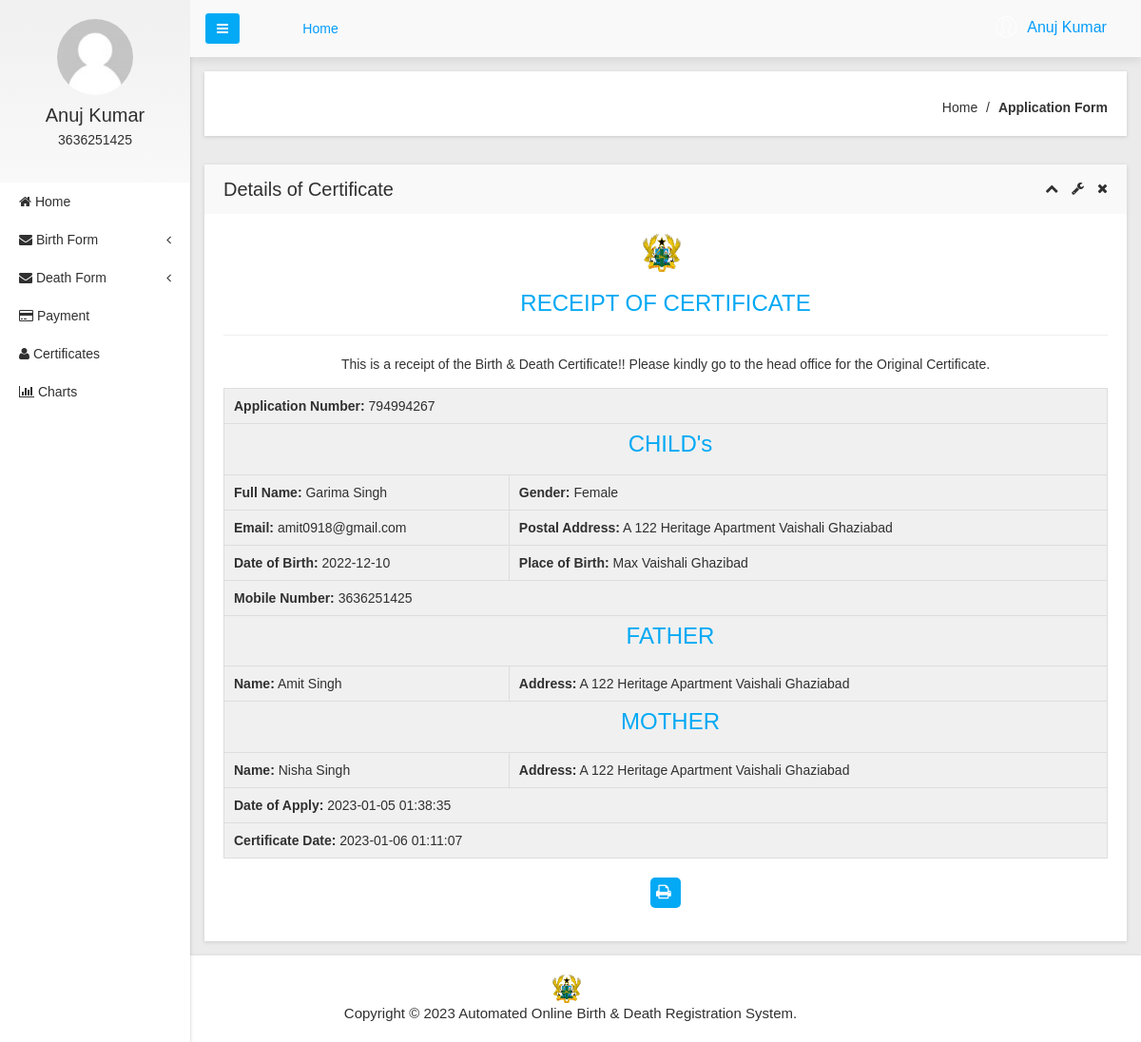
/user/certificates.php?viewid=1 (signed in), run on the app's committed database.
### tables this page shows
CREATE TABLE `tbluser` (
  `ID` int(10) NOT NULL,
  `FirstName` varchar(200) DEFAULT NULL,
  `LastName` varchar(200) DEFAULT NULL,
  `MobileNumber` bigint(10) DEFAULT NULL,
  `Address` mediumtext DEFAULT NULL,
  `Password` varchar(200) NOT NULL,
  `RegDate` timestamp NULL DEFAULT current_timestamp()
);

CREATE TABLE `tblapplication` (
  `ID` int(10) NOT NULL,
  `UserID` int(5) NOT NULL,
  `ApplicationID` varchar(200) DEFAULT NULL,
  `DateofBirth` varchar(200) DEFAULT NULL,
  `Gender` varchar(50) DEFAULT NULL,
  `FullName` varchar(200) DEFAULT NULL,
  `PlaceofBirth` varchar(200) DEFAULT NULL,
  `NameofFather` varchar(200) DEFAULT NULL,
  `NameOfMother` varchar(120) DEFAULT NULL,
  `PermanentAdd` mediumtext DEFAULT NULL,
  `PostalAdd` mediumtext DEFAULT NULL,
  `MobileNumber` bigint(10) DEFAULT NULL,
  `Email` varchar(200) DEFAULT NULL,
  `Dateofapply` timestamp NULL DEFAULT current_timestamp(),
  `Remark` varchar(200) DEFAULT NULL,
  `Status` varchar(50) DEFAULT NULL,
  `UpdationDate` timestamp NULL DEFAULT NULL ON UPDATE current_timestamp()
);

### user/certificates.php (the view, shortened to what this page needs)
<?php
include('includes/dbconnection.php');
if (strlen($_SESSION['obcsuid']==0)) {
  header('location:logout.php');
  } else{
  ?>
<!doctype html>
<html class="no-js" lang="en">
<head>
    <link rel="stylesheet" href="css/bootstrap.min.css">
    <link rel="stylesheet" href="css/font-awesome.min.css">
    <link rel="stylesheet" href="css/adminpro-custon-icon.css">
    <link rel="stylesheet" href="css/meanmenu.min.css">
    <link rel="stylesheet" href="css/jquery.mCustomScrollbar.min.css">
    <link rel="stylesheet" href="css/animate.css">
    <link rel="stylesheet" href="css/data-table/bootstrap-table.css">
    <link rel="stylesheet" href="css/data-table/bootstrap-editable.css">
    <link rel="stylesheet" href="css/normalize.css">
    <link rel="stylesheet" href="css/c3.min.css">
    <link rel="stylesheet" href="style.css">
    <link rel="stylesheet" href="css/responsive.css">
</head>
<body class="materialdesign">
    <div class="wrapper-pro">
      <?php include_once('includes/sidebar.php');?>
        <?php include_once('includes/header.php');?>
            <div class="breadcome-area mg-b-30 small-dn">
                <div class="container-fluid">
                    <div class="row">
                        <div class="col-lg-12">
                            <div class="breadcome-list shadow-reset">
                                <div class="row">
                                    <div class="col-lg-12">
                                        <ul class="breadcome-menu">
                                            <li><a href="dashboard.php">Home</a> <span class="bread-slash">/</span>
                                            </li>
                                            <li><span class="bread-blod">Application Form</span>
                                            </li>
                                        </ul>
                                    </div>
                                </div>
                            </div>
                        </div>
                    </div>
                </div>
            </div>
<div class="data-table-area mg-b-15">
    <div class="container-fluid">
        <div class="row">
            <div class="col-lg-12">
                <div class="sparkline13-list shadow-reset">
                    <div class="sparkline13-hd">
                        <div class="main-sparkline13-hd">
                            <h1>Details of Certificate</h1>
                            <div class="sparkline13-outline-icon">
                                <span class="sparkline13-collapse-link"><i class="fa fa-chevron-up"></i></span>
                                <span><i class="fa fa-wrench"></i></span>
                                <span class="sparkline13-collapse-close"><i class="fa fa-times"></i></span>
                            </div>
                        </div>
                    </div>
                    <div class="sparkline13-graph">
                        <div id="exampl">
                          <div style="text-align: center; margin-bottom: 20px;">
                                <img src="img/logo/l1.png" alt="Logo" style=" vertical-align: middle; margin-right: 8px;width: 40px; height: 40px;">
                                </div>
                            <div class="datatable-dashv1-list custom-datatable-overright">
                                <h3 style="text-align: center; color:#03a9f4;">RECEIPT OF CERTIFICATE</h3>
                                <hr color="#eee"/>
                                        <p align="center">This is a receipt of the Birth & Death Certificate!! Please kindly go to the head office for the Original Certificate.</p>
                                <?php
                                $vid=$_GET['viewid'];
                                $sql="SELECT tblapplication.*,tbluser.FirstName,tbluser.LastName,tbluser.MobileNumber,tbluser.Address from  tblapplication join  tbluser on tblapplication.UserID=tbluser.ID where tblapplication.ID=:vid and  tblapplication.Status='Verified'";
                                $query = $dbh->prepare($sql);
                                $query->bindParam(':vid', $vid, PDO::PARAM_STR);
                                $query->execute();
                                $results=$query->fetchAll(PDO::FETCH_OBJ);
                                foreach($results as $row)
                                {
                                    $certgendate=$row->UpdationDate;
                                ?>
                                <div class="table-responsive">
    <table align="center" border="1 solid #03a9f4" class="table table-bordered">
        <tr align="center">
            <td colspan="4"  >
                <strong> Application Number:</strong> <?php echo $row->ApplicationID; ?>
            </td>
        </tr>
        <tr align="center">
            <td colspan="3">
                <h3 style="text-align: center; color:#03a9f4;">CHILD's</h3>
            </td>
        </tr>
        <tr>
            <td colspan="2">
                <strong>Full Name:</strong> <?php echo $row->FullName; ?>
            </td>
            <td colspan="2">
                <strong>Gender:</strong> <?php echo $row->Gender; ?>
            </td>
        </tr>
        <tr>
          <td colspan="2">
                <strong>Email:</strong> <?php echo $row->Email; ?>
            </td>
            <td colspan="2">
                <strong>Postal Address:</strong> <?php echo $row->PostalAdd; ?>
            </td>
        </tr>
        <tr>
            <td colspan="2">
                <strong>Date of Birth:</strong> <?php echo $row->DateofBirth; ?>
            </td>
            <td colspan="2">
                <strong>Place of Birth:</strong> <?php echo $row->PlaceofBirth; ?>
            </td>
        </tr>
        <tr align="center">
        <td colspan="4">
                <strong>Mobile Number:</strong> <?php echo $row->MobileNumber; ?>
            </td>
        </tr>
        <tr align="center">
            <td colspan="3">
                <h3 style="text-align: center; color:#03a9f4;">FATHER</h3>
            </td>
        </tr>
        <tr>
            <td colspan="2">
                <strong>Name:</strong> <?php echo $row->NameofFather; ?>
            </td>
            <td colspan="2">
                <strong>Address:</strong> <?php echo $row->PermanentAdd; ?>
            </td>
        </tr>
        <tr align="center">
            <td colspan="3">
                <h3 style="text-align: center; color:#03a9f4;">MOTHER</h3>
            </td>
        </tr>
        <tr>
            <td colspan="2">
                <strong>Name:</strong> <?php echo $row->NameOfMother; ?>
            </td>
            <td colspan="2">
                <strong>Address:</strong> <?php echo $row->PermanentAdd; ?>
            </td>
        </tr>
        <tr align="center">
          <td colspan="4">
                <strong>Date of Apply: </strong> <?php echo $row->Dateofapply; ?>
            </td>
        </tr>
        <tr align="center">
          <td colspan="4">
                <strong style="text-align: center;">Certificate Date: </strong><?php echo htmlentities($certgendate); ?>
            </td>
        </tr>
    </table>
                                </div>
                                <?php } ?>
                                <button id="printButton" type="submit" style="margin-bottom: 15px; background: #03a9f4; color:#fff; border:none; padding: 6px; border-radius: 5px;" onclick="CallPrint(this.value)">
                                    <i class="fa fa-print fa-2x" style="cursor: pointer; margin-right: 4px; font-size:17px;"></i>
                                </button>
                            </div>
                        </div>
                    </div>
                </div>
            </div>
        </div>
    </div>
</div>
        </div>
    </div>
  <?php include_once('includes/footer.php');?>
</body>
</html><?php }  ?>

### user/includes/sidebar.php (shortened to what this page needs)
<?php
include('includes/dbconnection.php');
if (strlen($_SESSION['obcsuid']==0)) {
  header('location:logout.php');
  } else{
  ?>
  <div class="left-sidebar-pro">
            <nav id="sidebar">
                <div class="sidebar-header">
                     <?php
$uid=$_SESSION['obcsuid'];
$sql="SELECT FirstName,LastName,MobileNumber from  tbluser where ID=:uid";
$query = $dbh -> prepare($sql);
$query->bindParam(':uid',$uid,PDO::PARAM_STR);
$query->execute();
$results=$query->fetchAll(PDO::FETCH_OBJ);
$cnt=1;
if($query->rowCount() > 0)
{
foreach($results as $row)
{               ?>
                    <a href="#"><img src="img/message/avatar.jpg" alt="" />
                    </a>
                    <h3><?php  echo $row->FirstName;?>  <?php  echo $row->LastName;?></h3>
                    <p><?php  echo $row->MobileNumber;?></p><?php $cnt=$cnt+1;}} ?>
                </div>
                <div class="left-custom-menu-adp-wrap">
                    <ul class="nav navbar-nav left-sidebar-menu-pro">
                        <li class="nav-item">
                            <a href="dashboard.php" role="button" aria-expanded="false"><i class="fa big-icon fa-home"></i> <span class="mini-dn">Home</span> </a>
                        </li>
                        <li class="nav-item"><a href="#" data-toggle="dropdown" role="button" aria-expanded="false" class="nav-link dropdown-toggle"><i class="fa big-icon fa-envelope"></i> <span class="mini-dn">Birth Form</span> <span class="indicator-right-menu mini-dn"><i class="fa indicator-mn fa-angle-left"></i></span></a>
                        </li>
                        <li class="nav-item"><a href="#" data-toggle="dropdown" role="button" aria-expanded="false" class="nav-link dropdown-toggle"><i class="fa big-icon fa-envelope"></i> <span class="mini-dn">Death Form</span> <span class="indicator-right-menu mini-dn"><i class="fa indicator-mn fa-angle-left"></i></span></a>
                        </li>
                        <li class="nav-item">
                            <a href="includes/pay.php" role="button" aria-expanded="false"><i class="fa fa-credit-card"></i> <span class="mini-dn">Payment</span> </a>
                        </li>
                       <li class="nav-item">
                            <a href="certificates-list.php" role="button" aria-expanded="false"><i class="fa big-icon fa-user"></i> <span class="mini-dn">Certificates</span> </a>
                        </li>
                        <li class="nav-item">
                            <a href="includes/data.php" role="button" aria-expanded="false"><i class="fa fa-bar-chart"></i> <span class="mini-dn">Charts</span> </a>
                        </li>
                    </ul>
                </div>
            </nav>
        </div><?php }  ?>

### user/includes/header.php (shortened to what this page needs)
       <?php
include('includes/dbconnection.php');
if (strlen($_SESSION['obcsuid']==0)) {
  header('location:logout.php');
  } else{
  ?>
 <div class="content-inner-all">
            <div class="header-top-area">
                <div class="fixed-header-top">
                    <div class="container-fluid">
                        <div class="row">
                            <div class="col-lg-1 col-md-6 col-sm-6 col-xs-12">
                                <button type="button" id="sidebarCollapse" class="btn bar-button-pro header-drl-controller-btn btn-info navbar-btn">
                                    <i class="fa fa-bars"></i>
                                </button>
                            </div>
                            <div class="col-lg-6 col-md-1 col-sm-1 col-xs-12">
                                <div class="header-top-menu tabl-d-n">
                                    <ul class="nav navbar-nav mai-top-nav">
                                        <li class="nav-item"><a href="dashboard.php" class="nav-link">Home</a>
                                        </li>
                                    </ul>
                                </div>
                            </div>
                            <div class="col-lg-5 col-md-5 col-sm-6 col-xs-12">
                                <div class="header-right-info">
                                    <ul class="nav navbar-nav mai-top-nav header-right-menu">
                                <?php
$uid=$_SESSION['obcsuid'];
$sql="SELECT FirstName,LastName,MobileNumber from  tbluser where ID=:uid";
$query = $dbh -> prepare($sql);
$query->bindParam(':uid',$uid,PDO::PARAM_STR);
$query->execute();
$results=$query->fetchAll(PDO::FETCH_OBJ);
$cnt=1;
if($query->rowCount() > 0)
{
foreach($results as $row)
{               ?>
                                        <li class="nav-item">
                                            <a href="#" data-toggle="dropdown" role="button" aria-expanded="false" class="nav-link dropdown-toggle">
                                                <span class="adminpro-icon adminpro-user-rounded header-riht-inf"></span>
                                                <span class="admin-name"><?php  echo $row->FirstName;?>  <?php  echo $row->LastName;?> </span>
                                                <span class="author-project-icon adminpro-icon adminpro-down-arrow"></span><?php $cnt=$cnt+1;}} ?>
                                            </a>
                                        </li>
                                    </ul>
                                </div>
                            </div>
                        </div>
                    </div>
                </div>
            </div><?php }  ?>

### user/certificates.php (style rules this page uses)
table, tr, th, td { border-collapse: collapse; color: #303030; }
tr, th, td { padding: 10px; margin: 5px; background-color: #f0f0f0; }

### data on the page
tbluser: FirstName "Anuj", LastName "Kumar", MobileNumber "3636251425"
tblapplication: ApplicationID "794994267", FullName "Garima Singh", Gender "Female", Email "amit0918@gmail.com", PostalAdd "A 122 Heritage Apartment Vaishali Ghaziabad", DateofBirth "2022-12-10", PlaceofBirth "Max Vaishali Ghazibad", UserID.MobileNumber "3636251425", NameofFather "Amit Singh", PermanentAdd "A 122 Heritage Apartment Vaishali Ghaziabad", NameOfMother "Nisha Singh", Dateofapply "2023-01-05 01:38:35", UpdationDate "2023-01-06 01:11:07"
